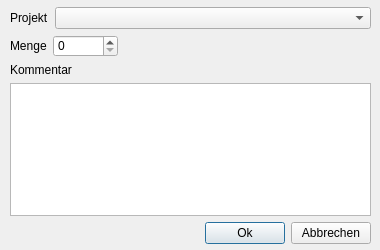
<?xml version="1.0" encoding="UTF-8"?>
<ui version="4.0">
 <class>RemoveStockDialog</class>
 <widget class="QDialog" name="RemoveStockDialog">
  <property name="geometry">
   <rect>
    <x>0</x>
    <y>0</y>
    <width>380</width>
    <height>250</height>
   </rect>
  </property>
  <property name="windowTitle">
   <string>Bestand entnehmen</string>
  </property>
  <widget class="QWidget" name="layoutWidget">
   <property name="geometry">
    <rect>
     <x>10</x>
     <y>7</y>
     <width>361</width>
     <height>237</height>
    </rect>
   </property>
   <layout class="QVBoxLayout" name="verticalLayout_2">
    <item>
     <layout class="QFormLayout" name="formLayout">
      <property name="labelAlignment">
       <set>Qt::AlignmentFlag::AlignLeading|Qt::AlignmentFlag::AlignLeft|Qt::AlignmentFlag::AlignVCenter</set>
      </property>
      <property name="formAlignment">
       <set>Qt::AlignmentFlag::AlignLeading|Qt::AlignmentFlag::AlignLeft|Qt::AlignmentFlag::AlignTop</set>
      </property>
      <item row="0" column="0">
       <widget class="QLabel" name="lbl_ProjectTitle">
        <property name="text">
         <string>Projekt</string>
        </property>
       </widget>
      </item>
      <item row="0" column="1">
       <widget class="QComboBox" name="cbb_ProjectTitle">
        <property name="minimumSize">
         <size>
          <width>300</width>
          <height>0</height>
         </size>
        </property>
       </widget>
      </item>
     </layout>
    </item>
    <item>
     <layout class="QFormLayout" name="formLayout_2">
      <property name="labelAlignment">
       <set>Qt::AlignmentFlag::AlignRight|Qt::AlignmentFlag::AlignTop|Qt::AlignmentFlag::AlignTrailing</set>
      </property>
      <property name="formAlignment">
       <set>Qt::AlignmentFlag::AlignLeading|Qt::AlignmentFlag::AlignLeft|Qt::AlignmentFlag::AlignTop</set>
      </property>
      <item row="0" column="0">
       <widget class="QLabel" name="lbl_Quantity">
        <property name="text">
         <string>Menge</string>
        </property>
       </widget>
      </item>
      <item row="0" column="1">
       <widget class="QSpinBox" name="nud_Qty">
        <property name="minimumSize">
         <size>
          <width>65</width>
          <height>22</height>
         </size>
        </property>
        <property name="maximumSize">
         <size>
          <width>65</width>
          <height>22</height>
         </size>
        </property>
       </widget>
      </item>
     </layout>
    </item>
    <item>
     <layout class="QVBoxLayout" name="verticalLayout">
      <item>
       <widget class="QLabel" name="lbl_Comment">
        <property name="text">
         <string>Kommentar</string>
        </property>
       </widget>
      </item>
      <item>
       <widget class="QTextEdit" name="txt_Comment"/>
      </item>
     </layout>
    </item>
    <item>
     <layout class="QHBoxLayout" name="horizontalLayout">
      <item>
       <spacer name="horizontalSpacer">
        <property name="orientation">
         <enum>Qt::Orientation::Horizontal</enum>
        </property>
        <property name="sizeHint" stdset="0">
         <size>
          <width>40</width>
          <height>20</height>
         </size>
        </property>
       </spacer>
      </item>
      <item>
       <widget class="QPushButton" name="btn_OK">
        <property name="text">
         <string>Ok</string>
        </property>
       </widget>
      </item>
      <item>
       <widget class="QPushButton" name="btn_Cancel">
        <property name="text">
         <string>Abbrechen</string>
        </property>
       </widget>
      </item>
     </layout>
    </item>
   </layout>
  </widget>
 </widget>
 <resources/>
 <connections/>
</ui>
